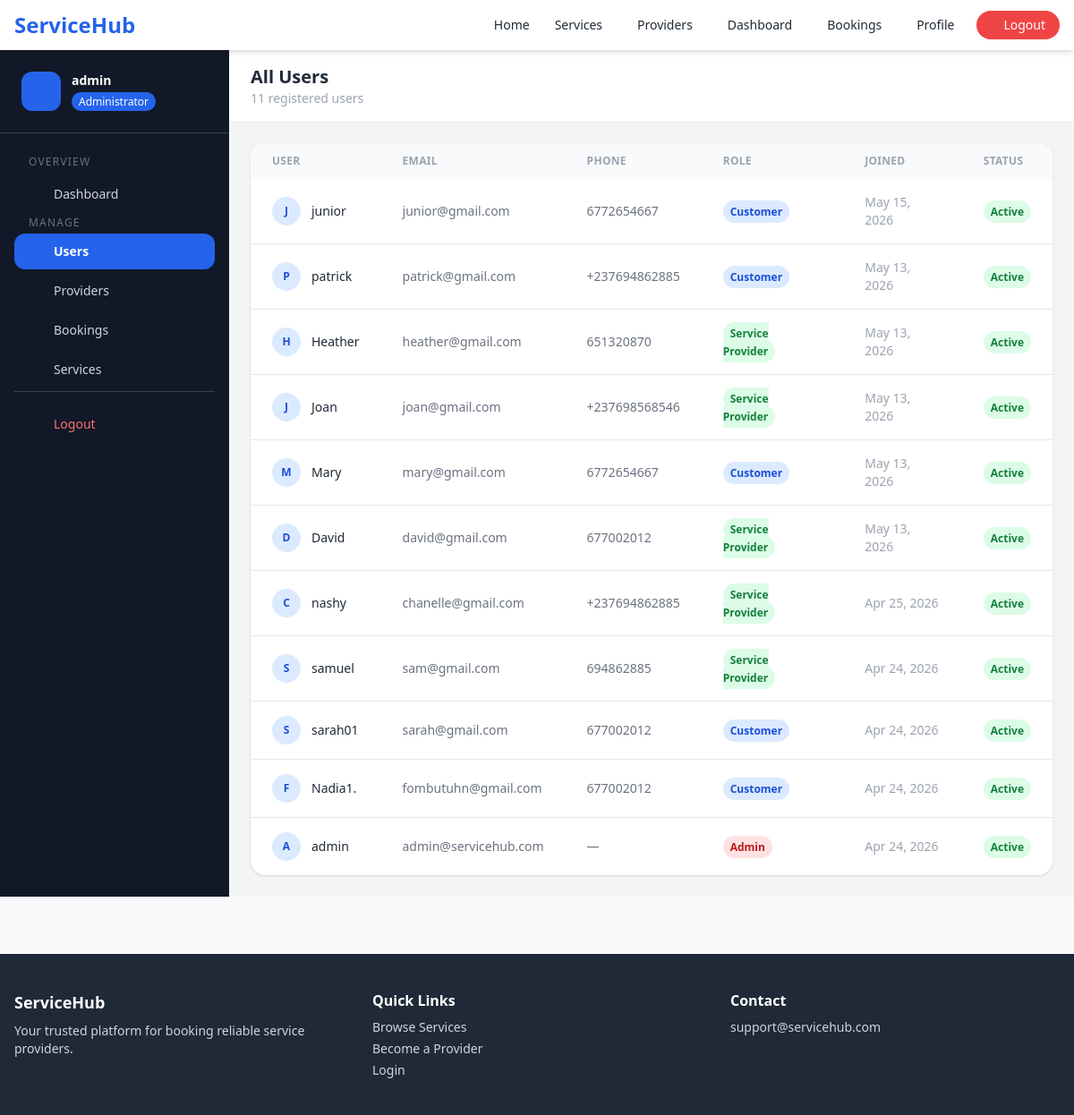
Page /admin-panel/users/ (signed in) on the committed database.
### accounts/models.py (models this page shows, shortened)
class User(AbstractUser):
    ROLE_CUSTOMER = 'customer'
    ROLE_PROVIDER = 'provider'
    ROLE_ADMIN = 'admin'
    ROLE_CHOICES = [
        (ROLE_CUSTOMER, 'Customer'),
        (ROLE_PROVIDER, 'Service Provider'),
        (ROLE_ADMIN, 'Admin'),
    ]
    email = models.EmailField(unique=True)
    role = models.CharField(max_length=20, choices=ROLE_CHOICES, default=ROLE_CUSTOMER)
    phone = models.CharField(max_length=20, blank=True)
    profile_picture = models.ImageField(upload_to='profiles/', blank=True, null=True)
    address = models.TextField(blank=True)
    created_at = models.DateTimeField(auto_now_add=True)
    USERNAME_FIELD = 'email'
    REQUIRED_FIELDS = ['username']
    def is_admin_user(self):
        return self.role == self.ROLE_ADMIN

### accounts/views.py (the view)
# urls.py: path('admin-panel/users/', views.admin_users, name='admin_users'),
@admin_required
def admin_users(request):
    users = User.objects.order_by('-created_at')
    return render(request, 'accounts/admin_users.html', {'users': users})

### accounts/views.py (called while the page is built)
def admin_required(view_func):
    from functools import wraps
    @wraps(view_func)
    def wrapper(request, *args, **kwargs):
        if not request.user.is_authenticated:
            return redirect('login')
        if not request.user.is_admin_user():
            messages.error(request, 'Access denied.')
            return redirect('dashboard')
        return view_func(request, *args, **kwargs)
    return wrapper

### templates/accounts/admin_users.html (shortened to what this page needs)
{% extends 'base.html' %}
{% load static %}
{% block content %}
<div class="flex min-h-screen bg-gray-100">
    <aside class="w-64 bg-gray-900 text-gray-300 flex-shrink-0 hidden md:flex flex-col">
        <div class="px-6 py-6 border-b border-gray-700">
            <div class="flex items-center gap-3">
                <div class="w-11 h-11 rounded-xl bg-blue-600 flex items-center justify-center text-white font-bold">
                    <i class="fa-solid fa-shield-halved"></i>
                </div>
                <div>
                    <p class="font-bold text-white text-sm">{{ user.get_full_name|default:user.username }}</p>
                    <span class="text-xs bg-blue-600 text-white px-2 py-0.5 rounded-full">Administrator</span>
                </div>
            </div>
        </div>
        <nav class="flex-1 px-4 py-6 space-y-1 text-sm">
            <p class="text-gray-500 text-xs uppercase tracking-widest px-4 mb-2">Overview</p>
            <a href="{% url 'admin_dashboard' %}" class="flex items-center gap-3 px-4 py-2.5 rounded-xl hover:bg-gray-800 hover:text-white transition">
                <i class="fa-solid fa-gauge w-4"></i> Dashboard
            </a>
            <p class="text-gray-500 text-xs uppercase tracking-widest px-4 mt-5 mb-2">Manage</p>
            <a href="{% url 'admin_users' %}" class="flex items-center gap-3 px-4 py-2.5 rounded-xl bg-blue-600 text-white font-semibold">
                <i class="fa-solid fa-users w-4"></i> Users
            </a>
            <a href="{% url 'admin_providers' %}" class="flex items-center gap-3 px-4 py-2.5 rounded-xl hover:bg-gray-800 hover:text-white transition">
                <i class="fa-solid fa-user-tie w-4"></i> Providers
            </a>
            <a href="{% url 'admin_bookings' %}" class="flex items-center gap-3 px-4 py-2.5 rounded-xl hover:bg-gray-800 hover:text-white transition">
                <i class="fa-solid fa-calendar-check w-4"></i> Bookings
            </a>
            <a href="{% url 'category_list' %}" class="flex items-center gap-3 px-4 py-2.5 rounded-xl hover:bg-gray-800 hover:text-white transition">
                 Services
            </a>
            <div class="pt-4 border-t border-gray-700 mt-5">
                <a href="{% url 'logout' %}" class="flex items-center gap-3 px-4 py-2.5 rounded-xl text-red-400 hover:bg-gray-800 transition">
                    <i class="fa-solid fa-right-from-bracket w-4"></i> Logout
                </a>
            </div>
        </nav>
    </aside>
    <div class="flex-1 flex flex-col">
        <header class="bg-white shadow-sm px-6 py-4 flex items-center justify-between">
            <div>
                <h1 class="text-xl font-bold text-gray-800">All Users</h1>
                <p class="text-gray-400 text-sm">{{ users|length }} registered users</p>
            </div>
        </header>
        <main class="flex-1 p-6">
            <div class="bg-white rounded-2xl shadow overflow-hidden">
                <div class="overflow-x-auto">
                    <table class="w-full text-sm">
                        <thead>
                            <tr class="bg-gray-50 text-gray-400 text-xs uppercase tracking-wide">
                                <th class="text-left px-6 py-3">User</th>
                                <th class="text-left px-6 py-3">Email</th>
                                <th class="text-left px-6 py-3">Phone</th>
                                <th class="text-left px-6 py-3">Role</th>
                                <th class="text-left px-6 py-3">Joined</th>
                                <th class="text-left px-6 py-3">Status</th>
                            </tr>
                        </thead>
                        <tbody class="divide-y">
                            {% for u in users %}
                            <tr class="hover:bg-gray-50 transition">
                                <td class="px-6 py-4">
                                    <div class="flex items-center gap-3">
                                        <div class="w-8 h-8 rounded-full bg-blue-100 flex items-center justify-center text-blue-700 font-bold text-xs">
                                            {{ u.first_name|first|upper|default:u.email|first|upper }}
                                        </div>
                                        <span class="font-medium text-gray-800">{{ u.get_full_name|default:u.username }}</span>
                                    </div>
                                </td>
                                <td class="px-6 py-4 text-gray-500">{{ u.email }}</td>
                                <td class="px-6 py-4 text-gray-500">{{ u.phone|default:"—" }}</td>
                                <td class="px-6 py-4">
                                    <span class="px-2 py-1 rounded-full text-xs font-semibold
                                        {% if u.role == 'admin' %}bg-red-100 text-red-700
                                        {% elif u.role == 'provider' %}bg-green-100 text-green-700
                                        {% else %}bg-blue-100 text-blue-700{% endif %}">
                                        {{ u.get_role_display }}
                                    </span>
                                </td>
                                <td class="px-6 py-4 text-gray-400">{{ u.created_at|date:"M d, Y" }}</td>
                                <td class="px-6 py-4">
                                    {% if u.is_active %}
                                        <span class="px-2 py-1 bg-green-100 text-green-700 rounded-full text-xs font-semibold">Active</span>
                                    {% else %}
                                        <span class="px-2 py-1 bg-red-100 text-red-600 rounded-full text-xs font-semibold">Inactive</span>
                                    {% endif %}
                                </td>
                            </tr>
                            {% empty %}
                            <tr><td colspan="6" class="text-center py-12 text-gray-400">No users found.</td></tr>
                            {% endfor %}
                        </tbody>
                    </table>
                </div>
            </div>
        </main>
    </div>
</div>
{% endblock %}

### rows in the picture
User: get_full_name "admin", first_name|first "A", email "admin@servicehub.com", phone "—", role "Admin", created_at "Apr 24, 2026", is_active "Active"
User: first_name|first "J", get_full_name "junior", email "junior@gmail.com", phone "6772654667", role "Customer", created_at "May 15, 2026", is_active "Active"
User: first_name|first "P", get_full_name "patrick", email "patrick@gmail.com", phone "+237694862885", role "Customer", created_at "May 13, 2026", is_active "Active"
User: first_name|first "H", get_full_name "Heather", email "heather@gmail.com", phone "651320870", role "Service Provider", created_at "May 13, 2026", is_active "Active"
User: first_name|first "J", get_full_name "Joan", email "joan@gmail.com", phone "+237698568546", role "Service Provider", created_at "May 13, 2026", is_active "Active"
User: first_name|first "M", get_full_name "Mary", email "mary@gmail.com", phone "6772654667", role "Customer", created_at "May 13, 2026", is_active "Active"
User: first_name|first "D", get_full_name "David", email "david@gmail.com", phone "677002012", role "Service Provider", created_at "May 13, 2026", is_active "Active"
User: first_name|first "C", get_full_name "nashy", email "chanelle@gmail.com", phone "+237694862885", role "Service Provider", created_at "Apr 25, 2026", is_active "Active"
User: first_name|first "S", get_full_name "samuel", email "sam@gmail.com", phone "694862885", role "Service Provider", created_at "Apr 24, 2026", is_active "Active"
User: first_name|first "S", get_full_name "sarah01", email "sarah@gmail.com", phone "677002012", role "Customer", created_at "Apr 24, 2026", is_active "Active"
User: first_name|first "F", get_full_name "Nadia1.", email "fombutuhn@gmail.com", phone "677002012", role "Customer", created_at "Apr 24, 2026", is_active "Active"

### other values in the picture
{{ users|length }} "11"
